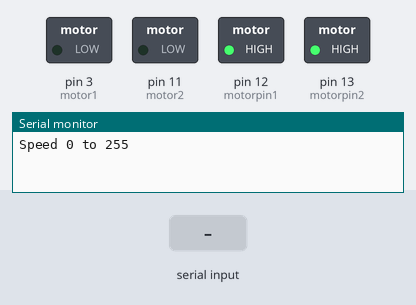
This sketch was run on a simulated Arduino Uno, built with avr-gcc and run on an emulated ATmega328P. Parts: switched loads named in the sketch (green lamp = pin HIGH), the last lines printed to the serial monitor. The inputs (shaded band) are chosen by the test bench.

Above: at 1.2 s.
1.3 s: "90,45\n" received over Serial
At 1.9 s:
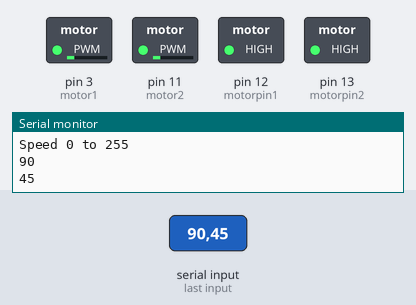
3.8 s: "30,150\n" received over Serial
At 4.6 s:
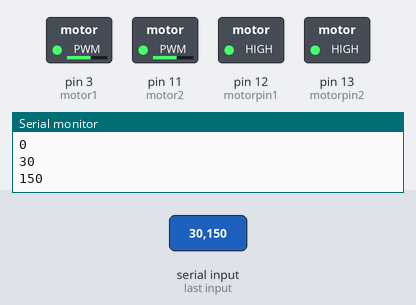
6.3 s: "200\n" received over Serial
At 6.9 s:
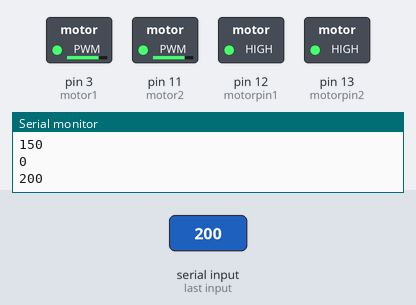
Timing chart, 0 to 9.3 s (numbered marks = the images above; inputs shaded):
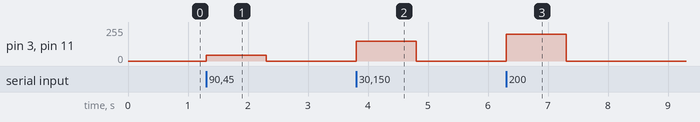

Measured:
- after the input at 1.3 s, pin 3 (motor1), pin 11 (motor2): 0/255 → 45/255 at once, → 0/255 1.0 s later
- after the input at 3.8 s, pin 3 (motor1), pin 11 (motor2): 0/255 → 150/255 at once, → 0/255 1.0 s later
- after the input at 6.3 s, pin 3 (motor1), pin 11 (motor2): 0/255 → 200/255 at once, → 0/255 1.0 s later

The sketch:

sketch_nov29c.ino
```cpp
int motor1 = 3;
int motor2 = 11;
int motorpin1 = 12;
int motorpin2 = 13;
int speed = 0;
void setup() {
  pinMode(motor1, OUTPUT);
  pinMode(motor2, OUTPUT);
  pinMode(motorpin1,OUTPUT);
  pinMode(motorpin2, OUTPUT);
  Serial.begin(9600);
  while (! Serial);
  Serial.println("Speed 0 to 255");
        digitalWrite(motorpin1, HIGH);
      digitalWrite(motorpin2, HIGH);
}

void loop() {
  if (Serial.available()) {
    int speed = Serial.parseInt();
    Serial.println(speed);
    if (speed >= 0 && speed <= 255) {
      analogWrite(motor1, speed);
      analogWrite(motor2, speed);
      }

    }
}
```
